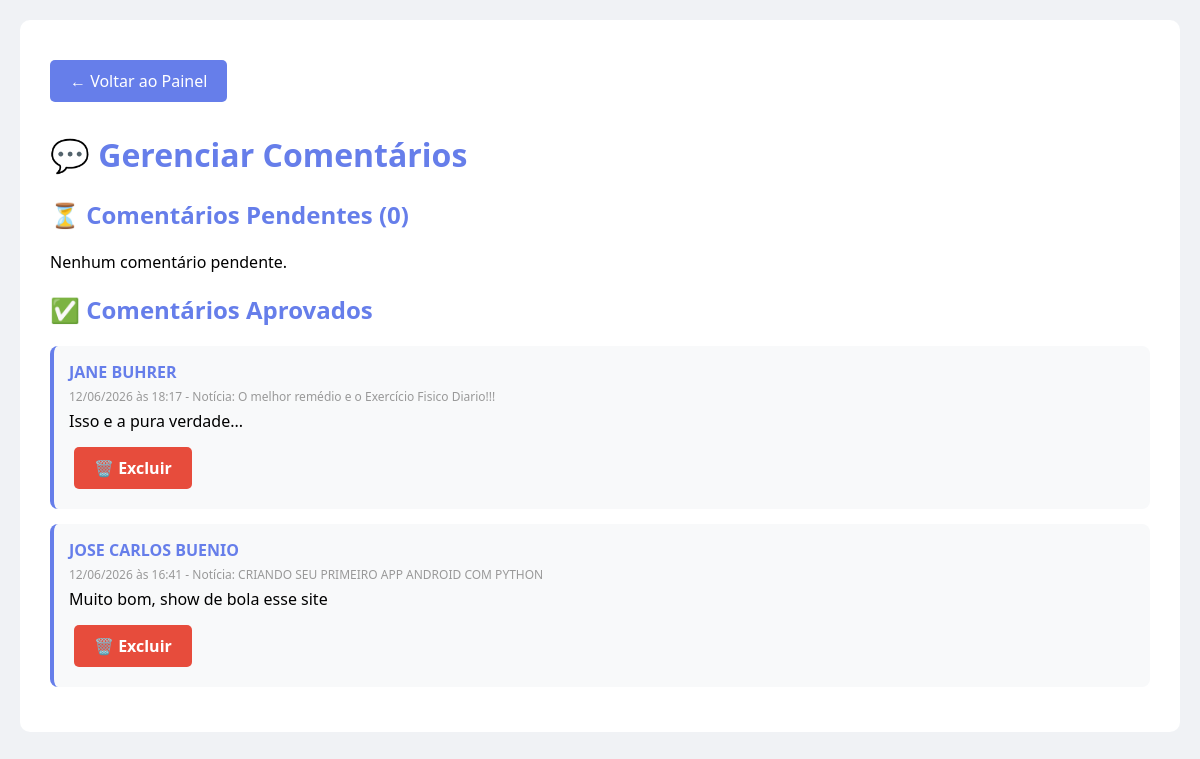
The page /admin/comentarios (signed in) on the database as committed earlier.
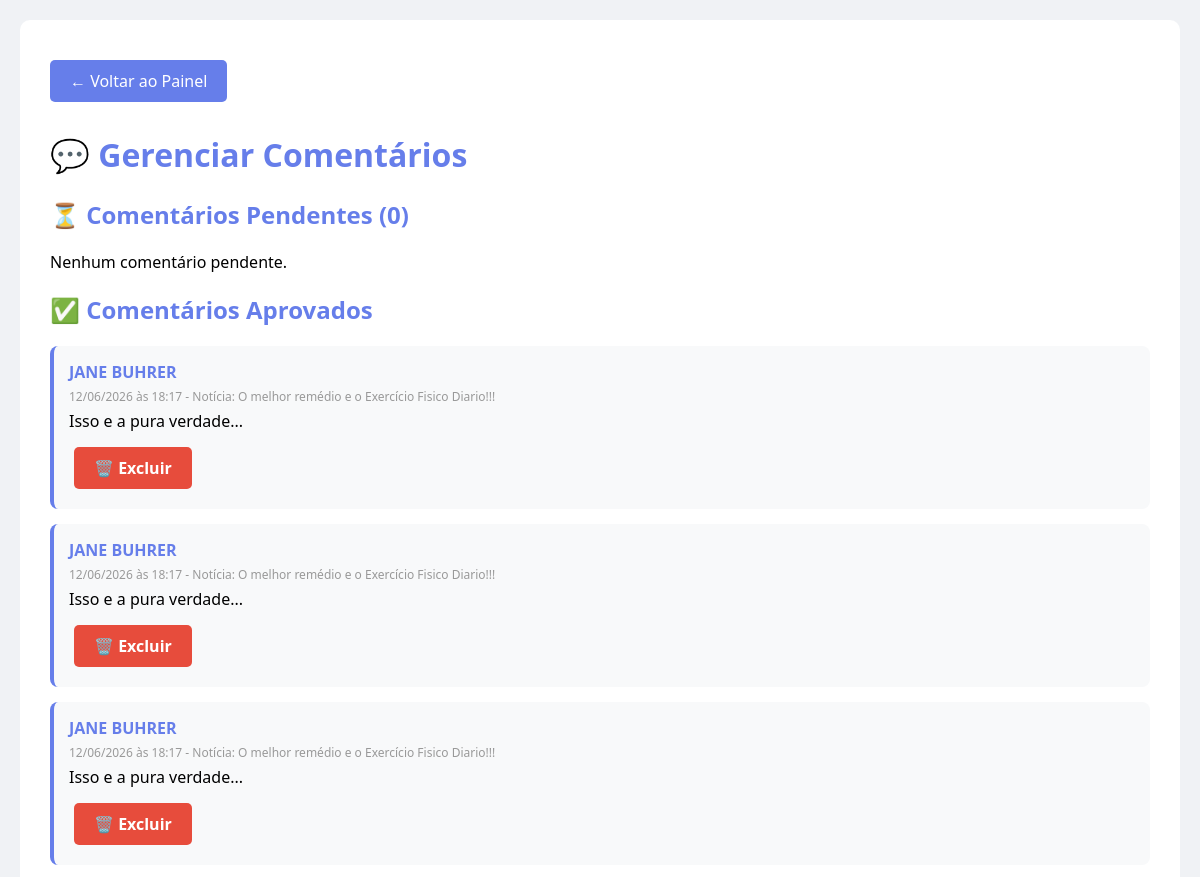
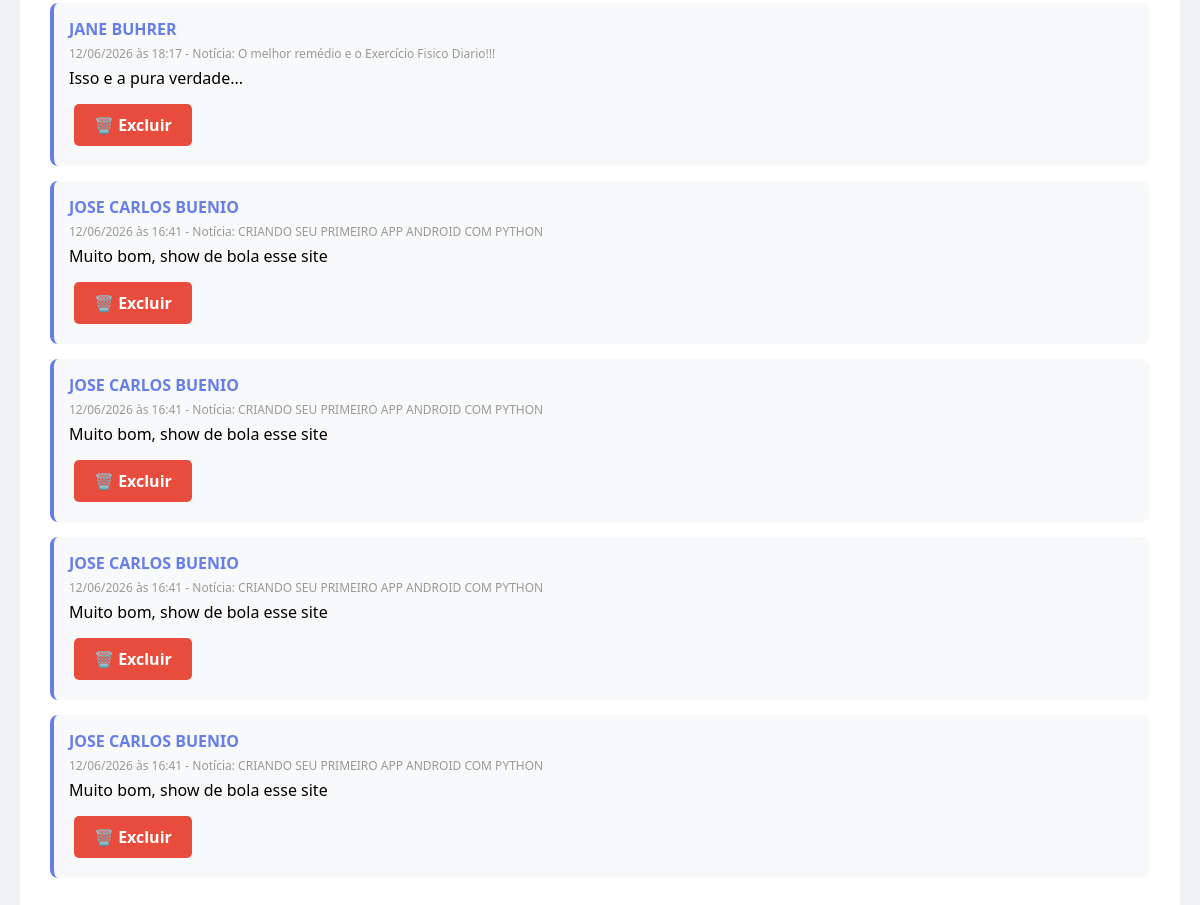
The same page on the database as committed later (2 pictures, top to bottom).
### app.py (models this page shows)
class Comentario(db.Model):
    id = db.Column(db.Integer, primary_key=True)
    noticia_id = db.Column(db.Integer, db.ForeignKey('noticia.id'), nullable=False)
    nome = db.Column(db.String(100), nullable=False)
    email = db.Column(db.String(100), nullable=True)
    conteudo = db.Column(db.Text, nullable=False)
    data = db.Column(db.DateTime, default=datetime.utcnow)
    aprovado = db.Column(db.Boolean, default=False)
    noticia = db.relationship('Noticia', backref=db.backref('comentarios', lazy=True))

class Noticia(db.Model):
    id = db.Column(db.Integer, primary_key=True)
    titulo = db.Column(db.String(200), nullable=False)
    conteudo = db.Column(db.Text, nullable=False)
    categoria = db.Column(db.String(50), nullable=False)
    imagem = db.Column(db.String(200), nullable=True)
    video_url = db.Column(db.String(200), nullable=True)
    visualizacoes = db.Column(db.Integer, default=0)
    data_publicacao = db.Column(db.DateTime, default=datetime.utcnow)

### app.py (the view)
@app.route('/admin/comentarios')
def admin_comentarios():
    if not session.get('logged_in'):
        return redirect(url_for('login'))
    pendentes = Comentario.query.filter_by(aprovado=False).order_by(Comentario.data.desc()).all()
    aprovados = Comentario.query.filter_by(aprovado=True).order_by(Comentario.data.desc()).limit(50).all()
    return render_template('admin_comentarios.html', pendentes=pendentes, aprovados=aprovados)

### app.py (called while the page is built)
@app.context_processor
def utility_processor():
    return dict(converter_link_youtube=converter_link_youtube)

### templates/admin_comentarios.html (shortened to what this page needs)
<!DOCTYPE html>
<html lang="pt-br">
<head>
</head>
<body>
    <div class="container">
        <a href="/admin" class="btn-voltar">← Voltar ao Painel</a>
        <h1>💬 Gerenciar Comentários</h1>
        <h2>⏳ Comentários Pendentes ({{ pendentes|length }})</h2>
        {% for comentario in pendentes %}
        <div class="comentario">
            <div class="comentario-nome">{{ comentario.nome }}</div>
            <div class="comentario-data">{{ comentario.data.strftime('%d/%m/%Y às %H:%M') }} - Notícia: {{ comentario.noticia.titulo }}</div>
            <div class="comentario-conteudo">{{ comentario.conteudo }}</div>
            <div style="margin-top: 10px;">
                <a href="/admin/comentario/aprovar/{{ comentario.id }}" class="btn btn-success">✓ Aprovar</a>
                <a href="/admin/comentario/excluir/{{ comentario.id }}" class="btn btn-danger" onclick="return confirm('Tem certeza?')">✗ Excluir</a>
            </div>
        </div>
        {% else %}
        <p>Nenhum comentário pendente.</p>
        {% endfor %}
        <h2>✅ Comentários Aprovados</h2>
        {% for comentario in aprovados %}
        <div class="comentario">
            <div class="comentario-nome">{{ comentario.nome }}</div>
            <div class="comentario-data">{{ comentario.data.strftime('%d/%m/%Y às %H:%M') }} - Notícia: {{ comentario.noticia.titulo }}</div>
            <div class="comentario-conteudo">{{ comentario.conteudo }}</div>
            <div style="margin-top: 10px;">
                <a href="/admin/comentario/excluir/{{ comentario.id }}" class="btn btn-danger" onclick="return confirm('Tem certeza?')">🗑️ Excluir</a>
            </div>
        </div>
        {% else %}
        <p>Nenhum comentário aprovado ainda.</p>
        {% endfor %}
    </div>
</body>
</html>

### templates/admin_comentarios.html (style rules this page uses)
body { font-family: 'Segoe UI', Tahoma, Geneva, Verdana, sans-serif; background: #f0f2f5; margin: 0; padding: 20px; }
.container { max-width: 1200px; margin: 0 auto; background: white; border-radius: 10px; padding: 30px; }
h1, h2 { color: #667eea; }
.comentario { background: #f8f9fa; padding: 15px; margin-bottom: 15px; border-radius: 8px; border-left: 4px solid #667eea; }
.comentario-nome { font-weight: bold; color: #667eea; }
.comentario-data { font-size: 12px; color: #999; margin: 5px 0; }
.btn { display: inline-block; padding: 10px 20px; background: #667eea !important; color: #ffffff !important; text-decoration: none; border-radius: 5px; margin: 5px; border: none; cursor: pointer; font-weight: bold; }
.btn-danger { background: #e74c3c !important; color: #ffffff !important; }
.btn-voltar { background: #667eea !important; color: #ffffff !important; padding: 10px 20px; border-radius: 5px; text-decoration: none; display: inline-block; margin: 10px 0; }

Rows that differ between the two databases and show on the page:
added Comentario: nome "JANE BUHRER", data "12/06/2026 às 18:17", noticia.titulo "O melhor remédio e o Exercício Fisico Diario!!!", conteudo "Isso e a pura verdade..."
added Comentario: nome "JANE BUHRER", data "12/06/2026 às 18:17", noticia.titulo "O melhor remédio e o Exercício Fisico Diario!!!", conteudo "Isso e a pura verdade..."
added Comentario: nome "JANE BUHRER", data "12/06/2026 às 18:17", noticia.titulo "O melhor remédio e o Exercício Fisico Diario!!!", conteudo "Isso e a pura verdade..."
added Comentario: nome "JOSE CARLOS BUENIO", data "12/06/2026 às 16:41", noticia.titulo "CRIANDO SEU PRIMEIRO APP ANDROID COM PYTHON", conteudo "Muito bom, show de bola esse site"
added Comentario: nome "JOSE CARLOS BUENIO", data "12/06/2026 às 16:41", noticia.titulo "CRIANDO SEU PRIMEIRO APP ANDROID COM PYTHON", conteudo "Muito bom, show de bola esse site"
added Comentario: nome "JOSE CARLOS BUENIO", data "12/06/2026 às 16:41", noticia.titulo "CRIANDO SEU PRIMEIRO APP ANDROID COM PYTHON", conteudo "Muito bom, show de bola esse site"
